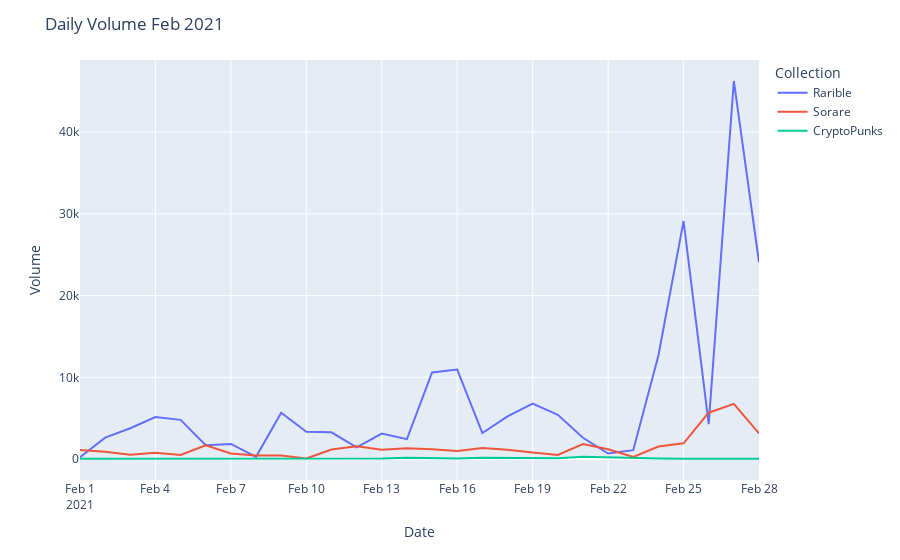

Notebook source saved alongside this figure:
### Code cell
fig = px.line(daily_volume, x="event_time", y=['Rarible', 'Sorare', 'CryptoPunks'])

fig.update_layout(
    title="Daily Volume Feb 2021",
    xaxis_title="Date",
    yaxis_title="Volume",
    legend_title="Collection",
)
fig.show()

### Figure 1 — Plotly figure (JSON) as saved in the notebook; plotly's stock layout.template omitted (floating-point values rounded to 4 significant figures)
{"data": [{"hovertemplate": "variable=Rarible<br>event_time=%{x}<br>value=%{y}<extra></extra>", "legendgroup": "Rarible", "line": {"color": "#636efa", "dash": "solid"}, "marker": {"symbol": "circle"}, "mode": "lines", "name": "Rarible", "orientation": "v", "showlegend": true, "type": "scatter", "x": ["2021-02-01T00:00:00", "2021-02-02T00:00:00", "2021-02-03T00:00:00", "2021-02-04T00:00:00", "2021-02-05T00:00:00", "2021-02-06T00:00:00", "2021-02-07T00:00:00", "2021-02-08T00:00:00", "2021-02-09T00:00:00", "2021-02-10T00:00:00", "2021-02-11T00:00:00", "2021-02-12T00:00:00", "2021-02-13T00:00:00", "2021-02-14T00:00:00", "2021-02-15T00:00:00", "2021-02-16T00:00:00", "2021-02-17T00:00:00", "2021-02-18T00:00:00", "2021-02-19T00:00:00", "2021-02-20T00:00:00", "2021-02-21T00:00:00", "2021-02-22T00:00:00", "2021-02-23T00:00:00", "2021-02-24T00:00:00", "2021-02-25T00:00:00", "2021-02-26T00:00:00", "2021-02-27T00:00:00", "2021-02-28T00:00:00"], "xaxis": "x", "y": [222, 2630, 3770, 5151, 4795, 1690, 1859, 277, 5675, 3340, 3269, 1432, 3122, 2442, 10588, 10946, 3185, 5231, 6792, 5420, 2604, 679, 1091, 12667, 29100, 4280, 46241, 24055], "yaxis": "y"}, {"hovertemplate": "variable=Sorare<br>event_time=%{x}<br>value=%{y}<extra></extra>", "legendgroup": "Sorare", "line": {"color": "#EF553B", "dash": "solid"}, "marker": {"symbol": "circle"}, "mode": "lines", "name": "Sorare", "orientation": "v", "showlegend": true, "type": "scatter", "x": ["2021-02-01T00:00:00", "2021-02-02T00:00:00", "2021-02-03T00:00:00", "2021-02-04T00:00:00", "2021-02-05T00:00:00", "2021-02-06T00:00:00", "2021-02-07T00:00:00", "2021-02-08T00:00:00", "2021-02-09T00:00:00", "2021-02-10T00:00:00", "2021-02-11T00:00:00", "2021-02-12T00:00:00", "2021-02-13T00:00:00", "2021-02-14T00:00:00", "2021-02-15T00:00:00", "2021-02-16T00:00:00", "2021-02-17T00:00:00", "2021-02-18T00:00:00", "2021-02-19T00:00:00", "2021-02-20T00:00:00", "2021-02-21T00:00:00", "2021-02-22T00:00:00", "2021-02-23T00:00:00", "2021-02-24T00:00:00", "2021-02-25T00:00:00", "2021-02-26T00:00:00", "2021-02-27T00:00:00", "2021-02-28T00:00:00"], "xaxis": "x", "y": [1114, 900, 528, 771, 502, 1696, 679, 432, 436, 66, 1167, 1571, 1133, 1328, 1203, 991, 1348, 1136, 809, 514, 1850, 1208, 268, 1531, 1930, 5673, 6759, 3136], "yaxis": "y"}, {"hovertemplate": "variable=CryptoPunks<br>event_time=%{x}<br>value=%{y}<extra></extra>", "legendgroup": "CryptoPunks", "line": {"color": "#00cc96", "dash": "solid"}, "marker": {"symbol": "circle"}, "mode": "lines", "name": "CryptoPunks", "orientation": "v", "showlegend": true, "type": "scatter", "x": ["2021-02-01T00:00:00", "2021-02-02T00:00:00", "2021-02-03T00:00:00", "2021-02-04T00:00:00", "2021-02-05T00:00:00", "2021-02-06T00:00:00", "2021-02-07T00:00:00", "2021-02-08T00:00:00", "2021-02-09T00:00:00", "2021-02-10T00:00:00", "2021-02-11T00:00:00", "2021-02-12T00:00:00", "2021-02-13T00:00:00", "2021-02-14T00:00:00", "2021-02-15T00:00:00", "2021-02-16T00:00:00", "2021-02-17T00:00:00", "2021-02-18T00:00:00", "2021-02-19T00:00:00", "2021-02-20T00:00:00", "2021-02-21T00:00:00", "2021-02-22T00:00:00", "2021-02-23T00:00:00", "2021-02-24T00:00:00", "2021-02-25T00:00:00", "2021-02-26T00:00:00", "2021-02-27T00:00:00", "2021-02-28T00:00:00"], "xaxis": "x", "y": [31, 28, 32, 30, 26, 18, 11, 54, 52, 22, 33, 19, 85, 167, 108, 75, 178, 132, 112, 100, 272, 180, 81, 69, 37, 24, 42, 53], "yaxis": "y"}], "layout": {"legend": {"title": {"text": "Collection"}, "tracegroupgap": 0}, "margin": {"t": 60}, "title": {"text": "Daily Volume Feb 2021"}, "xaxis": {"anchor": "y", "domain": [0, 1], "title": {"text": "Date"}}, "yaxis": {"anchor": "x", "domain": [0, 1], "title": {"text": "Volume"}}}}
